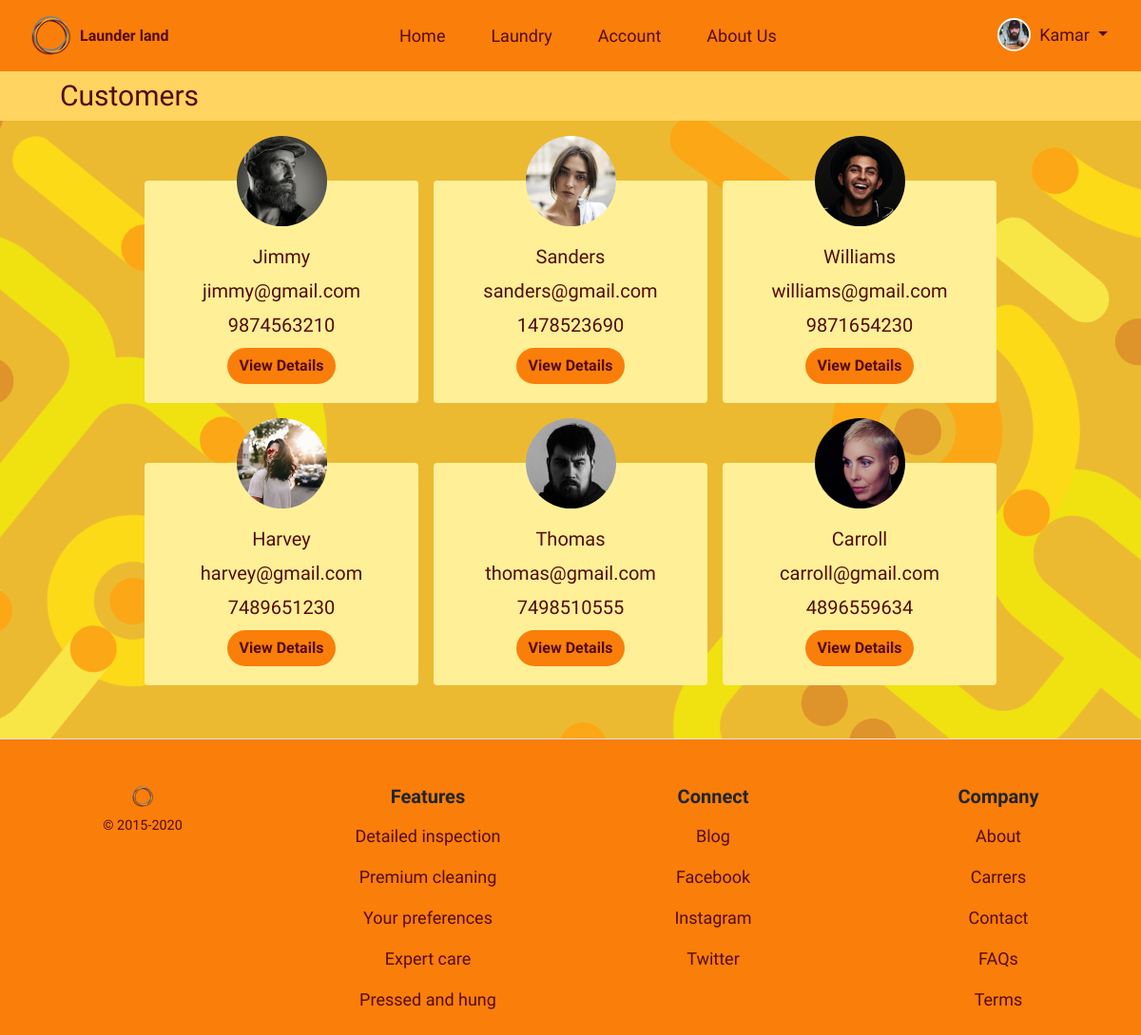
Screenshot of /customer/list/ (signed in) with the database file from the repository.
### usermodule/models.py (models this page shows, shortened)
class User(AbstractUser):
    username = None
    mobile = models.CharField(unique=True, max_length=10)
    email = models.EmailField(unique=True)
    first_name = models.CharField(max_length=15)
    profile_pic = models.ImageField(default="profile.png", blank=True)
    gender_choice = (('Male', 'Male'), ('Female', 'Female'),
                     ('Other', 'Other'))
    gender = models.CharField(max_length=7, choices=gender_choice)
    user_type_choice = ((1, 'Owner'), (2, 'Staff'), (3, 'Customer'))
    user_type = models.PositiveSmallIntegerField(
        choices=user_type_choice)
    staff_status = models.BooleanField(default=False)
    address = models.CharField(max_length=100)
    street = models.CharField(max_length=50)
    city = models.CharField(max_length=50)
    state = models.CharField(max_length=50)
    pincode = models.CharField(max_length=6)
    creation_date = models.DateTimeField(auto_now_add=True)
    objects = UserManager()
    USERNAME_FIELD = 'mobile'
    REQUIRED_FIELDS = ['first_name']
    class Meta:
        verbose_name = 'User'
        verbose_name_plural = 'Users'

### usermodule/decorators.py (the view)
    def wrap(request, *args, **kwargs):
        if request.user.is_authenticated:
            if request.user.user_type == 2 or request.user.user_type == 1:
                return function(request, *args, **kwargs)
            else:
                messages.warning(request, 'Signin using Staff Account')
                return redirect(redirect('usermodule:signin').url+'?next='+request.path)
        else:
            messages.info(request, 'Signin to continue')
            return redirect(redirect('usermodule:signin').url+'?next='+request.path)

### customermodule/views.py (called while the page is built)
@user_is_staff
def customer_list(request):
    customers = User.objects.filter(user_type=3)
    return render(request, 'customermodule/customer_list.html', {'customers': customers})

### templates/customermodule/customer_list.html (shortened to what this page needs)
{% extends 'base_layout.html' %}
{% load static %}
{% block content %}
<body id="customer_stuffs">
    <article class="bg_light_orange_2 container-fluid py-2">
        <section class="pr-md-auto pl-md-5 text-center text-md-left">
            <h3 class="brown mb-0 clamp_size_header">Customers</h3>
        </section>
    </article>
    <article class="container-fluid my-2">
        {% if customers %}
        <div class="row d-flex justify-content-center">
            {% for customer in customers %}
            <section class="card card-cust bg-transparent border-0 m-2" style="width: 18rem;">
                <div class="mx-auto img_body d-flex">
                    <img src="{{ customer.profile_pic.url }}" class="rounded-circle mb-n5" width="95"
                        alt="{{ customer.first_name }} image" style="z-index:500">
                </div>
                <div class="card-body bg_light_orange_1 text-center brown rounded">
                    <h5 class="card-title pt-5">{{ customer.first_name }}</h5>
                    <h5 class="card-title">{{ customer.email }}</h5>
                    <h5 class="card-title">{{ customer.mobile }}</h5>
                    <a href="{% url 'customermodule:customer_details' customer.id %}"
                        class="btn btn-cust bg_orange_1 rounded-pill brown bold">View
                        Details</a>
                </div>
            </section>
            {% endfor %}
            {% else %}
            <div class="row d-flex justify-content-center align-items-center" style="height: 50vh;">
                <h4 class="bold brown"> No Customer to view</h4>
                {% endif %}
            </div>
    </article>
</body>
{% endblock %}

### templates/header.html (shortened to what this page needs)
{% load static %}
{% url 'homepage' as home %}
{% url 'usermodule:myaccount' as myaccount %}
{% url 'laundry:laundry' as laundry %}
<div>
    <nav class="navbar navbar-expand-lg bg_orange_1">
        <div class="container mx_width_100 justify-content-between">
            <a class="navbar-brand flex-shrink-0 btn-cust d-flex" href="{% url 'homepage' %}"
                style="min-width: 7rem"><img src="{% static 'images/logo.png' %}" alt="Horbax" width="45" />
                <h6 class="my-auto ml-2 brown bold">Launder land</h6>
            </a>
            <div class="container order-1 order-lg-0">
                <div class="navbar-collapse collapse d-lg-flex justify-content-center align-items-center"
                    id="navbarCollapse">
                    <ul class="navbar-nav">
                        <li class="nav-item my-2 mx-lg-3 clamp_size">
                            <a class="{% if request.get_full_path == home %}actives{% else %}brown{% endif %} nav-link border-0 btn-cust text-center header_big"
                                href="{% url 'homepage' %}">Home</a>
                        </li>
                        <li class="nav-item my-2 mx-lg-3 clamp_size">
                            <a class="{% if request.get_full_path == laundry %}actives{% else %}brown{% endif %} nav-link header_big border-0 btn-cust text-center"
                                href="{% url 'laundry:laundry' %}">Laundry</a>
                        </li>
                        {% if user.is_authenticated %}
                        <li class="nav-item my-2 mx-lg-3 clamp_size">
                            <a class="{% if request.get_full_path == myaccount %}actives{% else %}brown{% endif %} nav-link header_big border-0 btn-cust text-center"
                                href="{% url 'usermodule:myaccount' %}">Account</a>
                        </li>
                        {% endif %}
                        <li class="nav-item my-2 mx-lg-3 clamp_size">
                            <a class="brown nav-link header_big border-0 btn-cust text-center" href="#">About Us</a>
                        </li>
                    </ul>
                </div>
            </div>
            <div class="navbar-toolbar d-flex flex-shrink-0 align-items-center order-0 orderlg-1">
                {% if user.is_authenticated %}
                <div class="nav-item dropdown d-flex order-md-2">
                    <a class="navbar-tool mx-sm-1 mx-md-0 text-decoration-none btn-cust" href="">
                        <div class="navbar-tool-icon-box">
                            <img class="rounded-circle" src="{{ user.profile_pic.url }}" width="35"
                                style="border: 2px solid white" alt="Profile" />
                        </div>
                    </a>
                    <a class="nav-link dropdown-toggle btn-cust d-none d-md-block px-1
              {% if request.get_full_path == profile %}active{% else %}brown{% endif %}" href="#" id="navbardrop"
                        data-toggle="dropdown">
                        {{ user.first_name }}
                    </a>
                </div>
                {% endif %}
            </div>
        </div>
    </nav>
</div>

### static/css/style.css (style rules this page uses)
body { background-image: url("/static/images/home_page.png"); background-attachment: fixed; background-size: cover; -webkit-background-size: cover; -moz-background-size: cover; -o-background-size: cover; background-repeat: no-repeat; background-blend-mode: overlay; font-family: "Quicksand"; font-size: large; }
.btn-cust { transition: transform 80ms ease-in; }
.brown { color: #540c0b !important; }
.bg_orange_1 { background-color: #fa7e0a !important; }
.bg_light_orange_1 { background-color: #fff098 !important; }
.bg_light_orange_2 { background-color: #ffd460 !important; }
.bold { font-weight: 700 !important; }
.clamp_size { font-size: clmp(17px, 2.5vw, 21px) !important; }
.clamp_size_header { font-size: clamp(25px, 2.5vw, 32px) !important; }
.navbar-tool { position: relative; display: -ms-flexbox; display: flex; -ms-flex-align: center; align-items: center; }
.navbar-tool-icon-box { position: relative; width: 2.875rem; height: 2.875rem; border-radius: 50%; line-height: 2.625rem; text-align: center; color: #540c0b; }
.mx_width_100 { max-width: 100% !important; }
#customer_stuffs { background-color: #ebb729f6; }

### rows the page displays
User: profile_pic (picture), first_name "Kamar"
User: profile_pic (picture), first_name "Jimmy", email "jimmy@gmail.com", mobile "9874563210"
User: profile_pic (picture), first_name "Sanders", email "sanders@gmail.com", mobile "1478523690"
User: profile_pic (picture), first_name "Williams", email "williams@gmail.com", mobile "9871654230"
User: profile_pic (picture), first_name "Harvey", email "harvey@gmail.com", mobile "7489651230"
User: profile_pic (picture), first_name "Thomas", email "thomas@gmail.com", mobile "7498510555"
User: profile_pic (picture), first_name "Carroll", email "carroll@gmail.com", mobile "4896559634"
